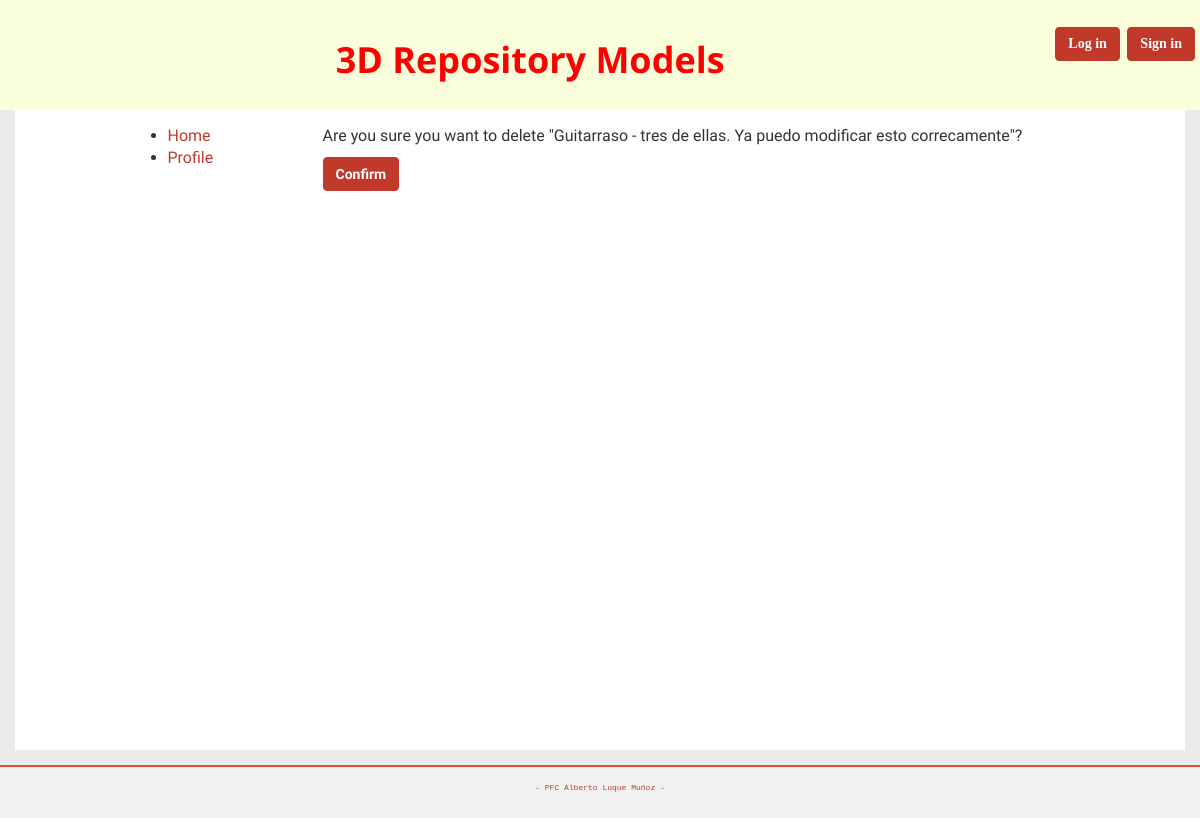
The page /modelos/3/eliminar/ on the database as committed earlier.
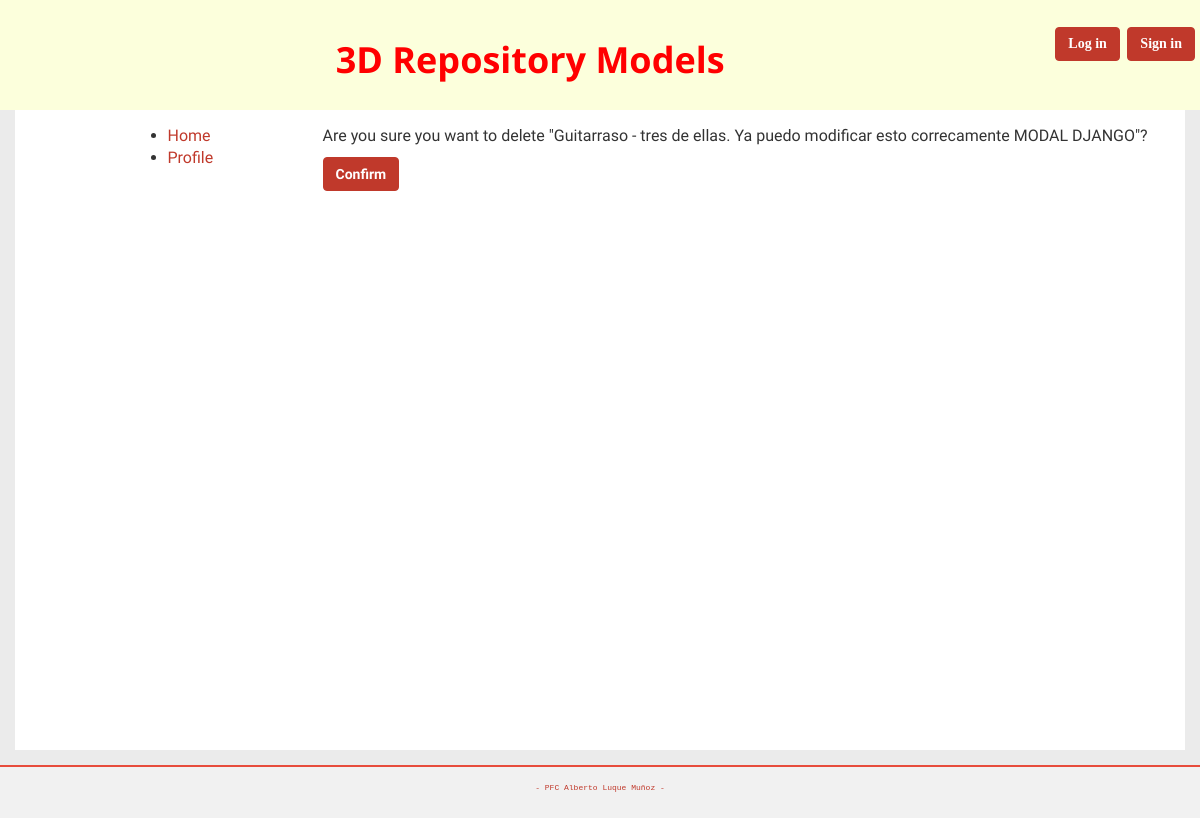
The same page on the database as committed later.
### Repositorio3D/modelos3D/models.py (models this page shows, shortened)
class Model3D(models.Model):
    nombre = models.CharField(max_length=100)
    descripcion = models.TextField(blank=True)
    valoracion = models.FloatField(
        validators=[MinValueValidator(0), MaxValueValidator(10)],
        default=0)
    user = models.ForeignKey(User, null=True)
    def __unicode__(self):
        return u'%s - %s' % (self.nombre, self.descripcion)
    class Meta:
        verbose_name = 'Modelo 3D'
        verbose_name_plural = 'Modelos 3D'

### Repositorio3D/modelos3D/views.py (the view, shortened to what this page needs)
# urls.py: url(r'modelos/(?P<modelo_id>\d+)/eliminar/$', views.EliminarModelo.as_view(), name="eliminar_modelo"),
class EliminarModelo(DeleteView):
    model = Model3D
    pk_url_kwarg = 'modelo_id'

### Repositorio3D/modelos3D/templates/modelos3D/model3d_confirm_delete.html (shortened to what this page needs)
{% extends "base/base.html" %}
{% load bootstrap3 %}
{% load i18n %}
{% block body %}
    <form action="" method="post">
        <p>{% trans "Are you sure you want to delete" %} "{{ object }}"?</p>
        {% buttons %}
            <button type="submit" class="btn btn-primary">
                {% trans "Confirm" %}
            </button>
        {% endbuttons %}
    </form>
{% endblock %}

Rows that differ between the two databases and show on the page:
changed Model3D: nombre+descripcion "Guitarraso - tres de ellas. Ya puedo modificar esto correcamente" → "Guitarraso - tres de ellas. Ya puedo modificar esto correcamente MODAL DJANGO"
